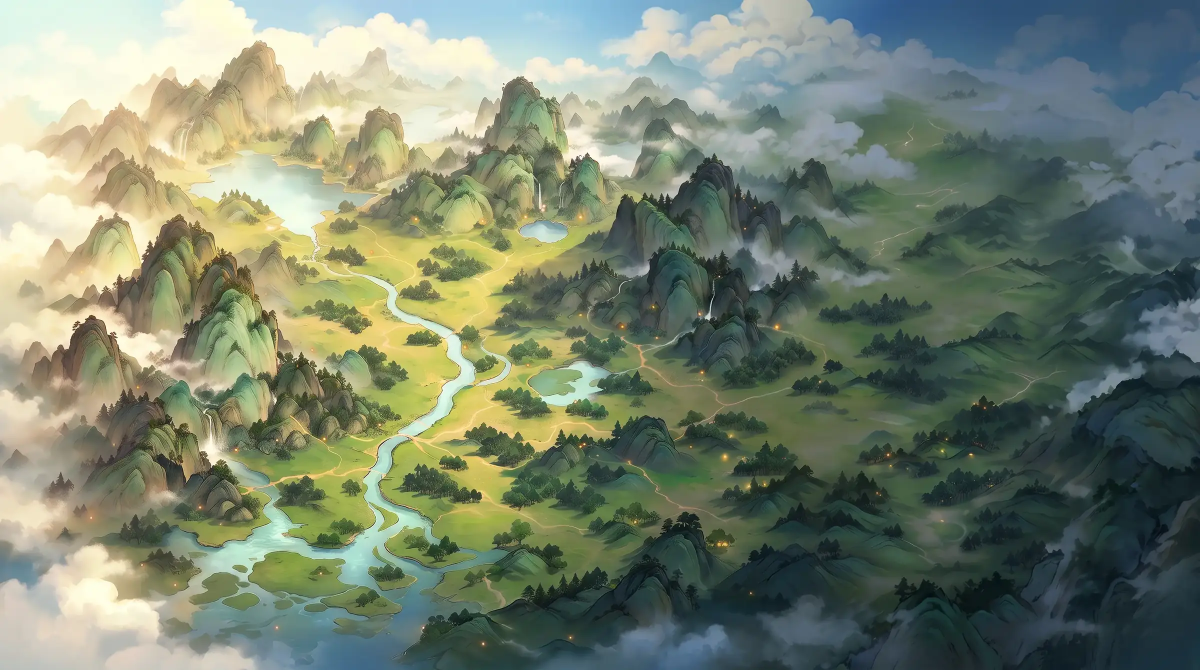
#> input picture src/assets/ban-do/Summer-day.webp, 2400 x 1340 px, found by its file name (shown at 1/2 size)
$ python dia_hinh.py ../src/assets/ban-do/Summer-day.webp
#> lines starting #> are read from the running program, lines starting #| are printed output that depends on the picture; after the words box and inside, x2 and y2 are one past the last pixel; in counts of white or black regions, pixels touching at a corner belong together
# Phân loại địa hình từng ô lục giác cho bản đồ ảnh (src/assets/ban-do).
# Nền: đo màu ảnh Summer-day (rừng tối hơn xung quanh, đồi gồ ghề); sông hồ, núi, mây: vẽ tay bằng đa giác/đường (toạ độ điểm ảnh 2752x1536).
# Chạy: python3 tools/dia_hinh.py [--xem tệp.jpg]  -> ghi src/game/core2/32-dia-hinh-du-lieu.js
import sys, math
import numpy as np
from PIL import Image, ImageFilter, ImageDraw
ROOT='src/assets/ban-do/'
WW,WH=3556,1985
HEXW=30; HEXP=HEXW*0.8660254
HCOLS=int(math.ceil(WW/HEXW)); HROWS=int((WH-HEXP*2/3)//HEXP)+1; HN=HCOLS*HROWS
# loại: 0 Vân hải (mây, không đi được), 1 Đồng bằng, 2 Rừng, 3 Đồi, 4 Núi cao, 5 Sông, 6 Hồ, 7 Đầm lầy, 8 Suối, 9 Bến đò/cầu
day=Image.open(ROOT+'Summer-day.webp').convert('RGB'); IW,IH=day.size; S=IW/WW
#> further down, day is the input picture: PIL image 2400x1340 RGB; mean R, G, B 120, 130.8, 112
A=np.asarray(day).astype(np.float32)/255; V=A.mean(2)
#> after `V = A.mean(2)`:
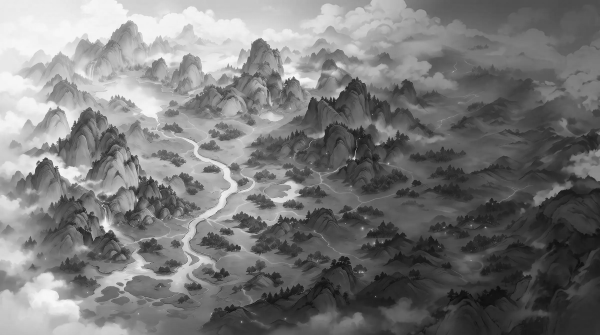
#> V: shape (1340, 2400) float32 (shown at 1/4 size); min 0, max 1, mean 0.474
Vb=np.asarray(Image.fromarray((V*255).astype(np.uint8)).filter(ImageFilter.GaussianBlur(60))).astype(np.float32)/255
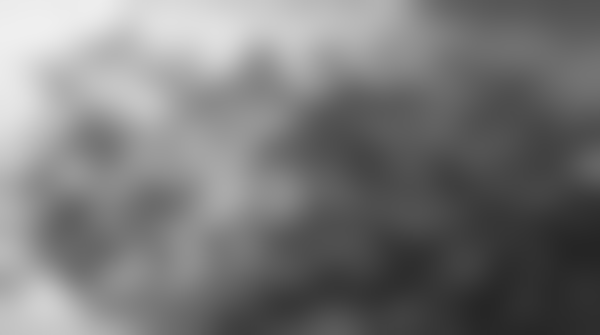
#> Vb: shape (1340, 2400) float32 (shown at 1/4 size); min 0.145, max 0.937, mean 0.473
blur=np.asarray(day.filter(ImageFilter.GaussianBlur(3))).astype(np.float32)/255; RO=np.abs(A-blur).mean(2)
def center(i):
    c=i%HCOLS; r=i//HCOLS; return ((c+0.5+(r%2)*0.5)*HEXW,(r+2/3)*HEXP)
def mask(draw_fn):
    m=Image.new('L',(IW,IH),0); draw_fn(ImageDraw.Draw(m)); return np.asarray(m)>0
#> after `draw_fn(ImageDraw.Draw(m))`:
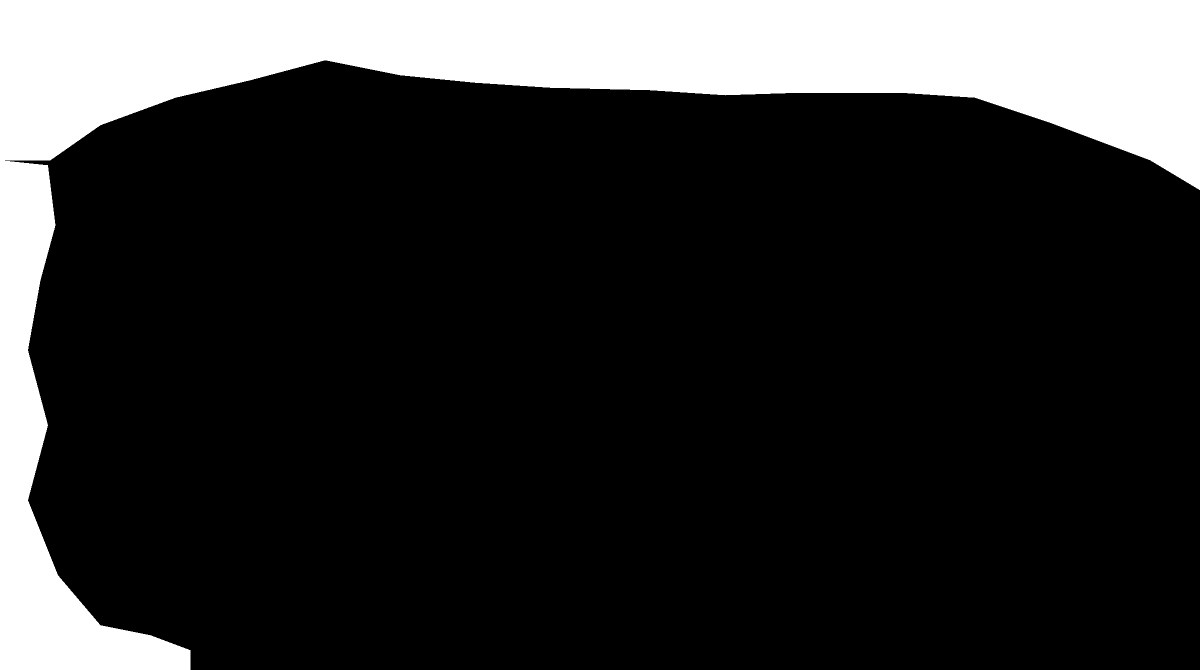
#> m: PIL image 2400x1340 L (shown at 1/2 size); values 0 (black) and 1 (white), 18.9% white; 1 white region, box (x1, y1, x2, y2) and area: (0, 0, 2400, 1340) 608689
CLOUD=[[(0,0),(2752,0),(2752,470),(2600,465),(2450,410),(2300,320),(2100,245),(1950,195),(1800,185),(1600,185),(1450,190),(1300,180),(1100,175),(950,165),(800,150),(650,120),(500,160),(350,195),(200,250),(100,320),(0,320)],
 [(0,320),(95,330),(110,450),(80,560),(55,700),(95,850),(55,1000),(115,1150),(200,1250),(300,1270),(380,1300),(380,1536),(0,1536)],
 [(1380,1536),(1400,1430),(1600,1410),(1800,1400),(2000,1430),(2000,1536)],
 [(2752,250),(2640,300),(2600,380),(2650,470),(2752,500)],[(2752,600),(2700,640),(2690,760),(2752,800)]]
MTN=[[(95,330),(330,170),(520,95),(900,135),(1000,250),(990,400),(900,445),(760,395),(700,375),(560,340),(450,410),(420,470),(320,500),(200,520),(110,520)],
 [(110,520),(320,490),(470,505),(560,555),(640,600),(690,680),(700,760),(760,800),(860,820),(905,900),(880,990),(760,1010),(640,1000),(610,1050),(625,1140),(600,1190),(450,1190),(380,1150),(300,1200),(200,1250),(115,1150),(55,1000),(95,850),(55,700),(80,560)],
 [(1060,330),(1120,215),(1200,165),(1290,210),(1320,300),(1340,400),(1300,480),(1180,490),(1060,500),(1000,450)],
 [(1300,330),(1400,175),(1500,120),(1600,195),(1700,225),(1850,235),(1950,330),(1900,470),(1950,560),(1900,640),(1800,700),(1700,790),(1600,800),(1500,850),(1400,800),(1350,700),(1360,550),(1300,480)],
 [(950,1536),(980,1420),(1100,1390),(1250,1370),(1380,1280),(1500,1260),(1620,1300),(1700,1370),(1600,1420),(1400,1430),(1380,1536)],
 [(2000,1536),(2050,1400),(2150,1320),(2350,1300),(2450,1350),(2450,1536)],
 [(2450,1536),(2450,1100),(2500,900),(2550,820),(2700,780),(2752,780),(2752,1536)],
 [(2300,560),(2450,470),(2600,500),(2752,520),(2752,800),(2550,820),(2450,700),(2350,650)]]
LAKE=[[(440,420),(470,395),(520,360),(560,345),(640,348),(700,372),(740,395),(790,420),(850,440),(878,455),(860,472),(800,472),(740,465),(700,495),(660,507),(615,492),(560,472),(505,457),(455,447)]]
ELL=[(1245,530,55,25),(1300,875,95,50)]
DELTA=[[(380,1300),(450,1225),(560,1245),(640,1215),(720,1235),(800,1250),(860,1262),(920,1290),(1000,1320),(1080,1290),(1150,1310),(1100,1360),(980,1395),(930,1440),(900,1536),(380,1536)]]
RIVER=[([(700,490),(718,540),(718,585),(745,612),(800,628),(850,648),(890,675),(905,710),(940,745),(1000,770),(1050,800),(1075,840),(1060,890),(1010,935),(950,975),(900,1010),(870,1060),(855,1110),(850,1160),(870,1200),(840,1240)],34),
 ([(1080,875),(1110,890),(1150,870),(1170,830),(1140,800),(1100,760),(1085,730)],26),
 ([(480,950),(495,1000),(530,1050),(580,1080),(610,1110),(620,1150),(600,1190),(560,1215),(500,1225)],30)]
CREEK=[([(1235,420),(1240,480),(1245,505)],14)]
BRIDGE=[(1150,860),(728,575),(850,1085),(905,712),(1068,860),(600,1105),(1000,950)]
mC=mask(lambda d:[d.polygon(p,fill=1) for p in CLOUD])
mM=mask(lambda d:[d.polygon(p,fill=1) for p in MTN])
mL=mask(lambda d:([d.polygon(p,fill=1) for p in LAKE],[d.ellipse((x-a,y-b,x+a,y+b),fill=1) for x,y,a,b in ELL]))
mD=mask(lambda d:[d.polygon(p,fill=1) for p in DELTA])
mR=mask(lambda d:[d.line(p,fill=1,width=w,joint='curve') for p,w in RIVER])
mK=mask(lambda d:[d.line(p,fill=1,width=w,joint='curve') for p,w in CREEK])
#> in mask (call 6), `draw_fn(ImageDraw.Draw(m))`:
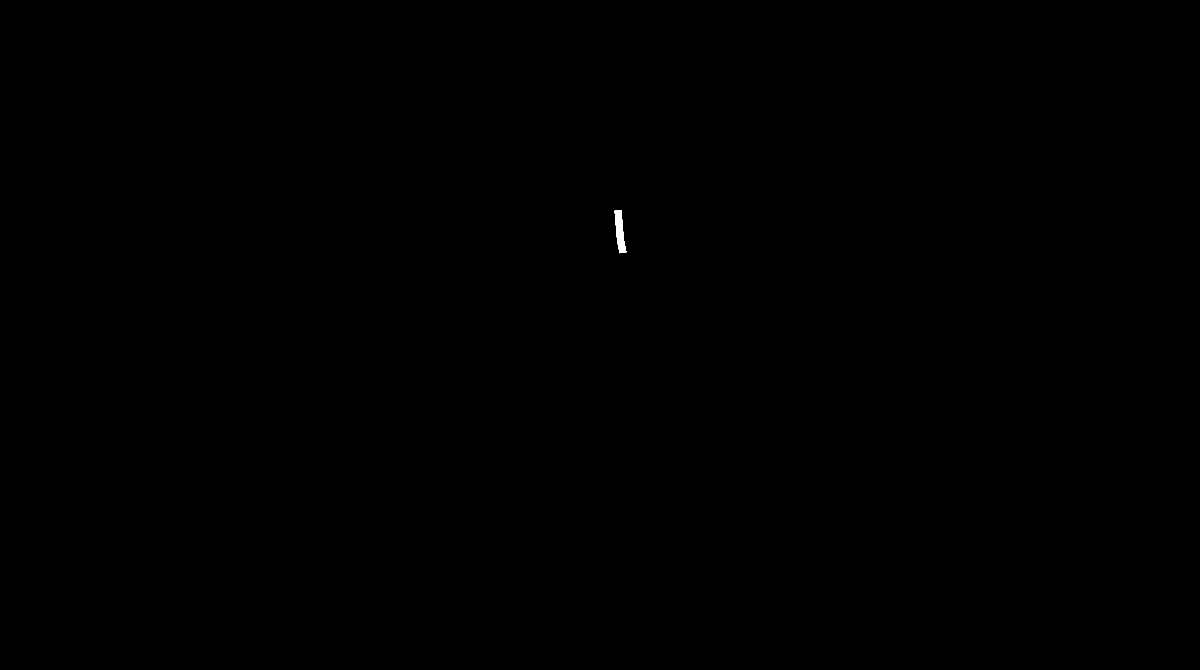
#> m: PIL image 2400x1340 L (shown at 1/2 size); values 0 (black) and 1 (white), 0.04% white; 1 white region, box (x1, y1, x2, y2) and area: (1229, 420, 1253, 507) 1195
ter=np.zeros(HN,np.uint8); elev=np.zeros(HN,np.float32)
rad=int(HEXW*0.42*S)
def frac(m,sl): return float(m[sl].mean())
for i in range(HN):
    x,y=center(i); px,py=int(x*S),int(y*S)
    x0,x1=max(0,px-rad),min(IW,px+rad+1); y0,y1=max(0,py-rad),min(IH,py+rad+1)
    if x0>=x1 or y0>=y1: ter[i]=0; continue
    sl=(slice(y0,y1),slice(x0,x1))
    v=float(V[sl].mean()); vb=float(Vb[sl].mean()); ro=float(RO[sl].mean())
    if frac(mC,sl)>0.5: t=0
    elif frac(mR,sl)>0.3: t=5
    elif frac(mL,sl)>0.45: t=6
    elif frac(mK,sl)>0.25: t=8
    elif frac(mD,sl)>0.5: t=7
    elif frac(mM,sl)>0.5: t=4 if (ro>0.025 or v<vb-0.02) else 3
    else:
        dv=v-vb
        if dv<-0.07: t=2
        elif ro>0.04 or dv<-0.035: t=3
        else: t=1
    ter[i]=t
#> this loop made 9044 passes
#> (v, vb, ro) on passes 1 to 3: (0.922, 0.924, 0.000294), (0.921, 0.925, 0.00119), (0.923, 0.925, 0.001)
# cầu, bến đò ở chỗ đường cắt sông
# [8 lines left out: function hexAt, not called in this run]
def nb(i):
    c=i%HCOLS; r=i//HCOLS; d=1 if r%2 else -1
    for x,y in ((c-1,r),(c+1,r),(c,r-1),(c+d,r-1),(c,r+1),(c+d,r+1)):
        if 0<=x<HCOLS and 0<=y<HROWS: yield y*HCOLS+x
for bx,by in BRIDGE:
    X,Y=bx/S,by/S
    for i in range(HN):
        cx,cy=center(i)
        if ter[i] in (5,6) and (cx-X)**2+(cy-Y)**2<=26**2: ter[i]=9
PASS=lambda t:t not in (0,5,6)
# vùng đất bị cô lập: nối bằng bến đò ngắn nhất
def comps():
    lab=-np.ones(HN,int); cs=[]
    for i in range(HN):
        if lab[i]>=0 or not PASS(ter[i]): continue
        st=[i]; lab[i]=len(cs); L=[i]
        while st:
            a=st.pop()
            for b in nb(a):
                if lab[b]<0 and PASS(ter[b]): lab[b]=len(cs); st.append(b); L.append(b)
        cs.append(L)
    return lab,cs
for it in range(30):
    lab,cs=comps(); main=max(range(len(cs)),key=lambda k:len(cs[k]))
    small=[k for k in range(len(cs)) if k!=main]
    if not small: break
    k=min(small,key=lambda k:-len(cs[k]))
    if len(cs[k])<4:
        for a in cs[k]: ter[a]=6 if ter[a]!=0 else 0
        continue
    # BFS qua ô nước tới vùng chính
    prev={a:None for a in cs[k]}; fr=list(cs[k]); hit=None
    while fr and hit is None:
        nx=[]
        for a in fr:
            for b in nb(a):
                if b in prev: continue
                if ter[b] in (5,6): prev[b]=a; nx.append(b)
                elif PASS(ter[b]) and lab[b]==main: prev[b]=a; hit=b; break
            if hit is not None: break
        fr=nx
    if hit is None:
        for a in cs[k]: ter[a]=0
        continue
    a=prev[hit]
    while a is not None and ter[a] in (5,6): ter[a]=9; a=prev[a]
lab,cs=comps(); print('bến đò:',int((ter==9).sum()),'vùng đất liền:',sorted([len(c) for c in cs],reverse=True)[:5])
cnt=np.bincount(ter,minlength=10); print('đếm loại:',list(cnt))
#| đếm loại: [1711, 2445, 564, 2011, 1800, 166, 167, 157, 5, 18]
s=''.join(chr(48+t) for t in ter)
open('src/game/core2/32-dia-hinh-du-lieu.js','w').write(
 '// Sinh bởi tools/dia_hinh.py từ ảnh bản đồ. Mỗi ký tự là loại địa hình một ô lục giác (hàng ngang, %d cột x %d hàng).\n'
 '// 0 Vân hải, 1 Đồng bằng, 2 Rừng, 3 Đồi, 4 Núi cao, 5 Sông, 6 Hồ, 7 Đầm lầy, 8 Suối, 9 Bến đò\n'
 'const MAP_TER=%r;\n'%(HCOLS,HROWS,s))
if '--xem' in sys.argv:
    out=sys.argv[sys.argv.index('--xem')+1]
    col=[(255,255,255),(240,230,90),(20,120,30),(170,120,60),(110,60,40),(30,90,255),(0,40,200),(90,180,170),(120,200,255),(255,0,255)]
    im=day.copy().convert('RGBA'); ov=Image.new('RGBA',im.size,(0,0,0,0)); d=ImageDraw.Draw(ov)
    for i in range(HN):
        x,y=center(i); r=HEXW*0.5*S
        d.regular_polygon((x*S,y*S,r),6,rotation=30,fill=col[ter[i]]+(110,))
    O=Image.alpha_composite(im,ov).convert("RGB"); O.resize((1376,768)).save(out,quality=85); O.crop((380,330,1200,1300)).save(out.replace(".jpg","-c.jpg"),quality=80)

$ run again, with src/assets/ban-do/Autumn-day.webp copied over src/assets/ban-do/Summer-day.webp
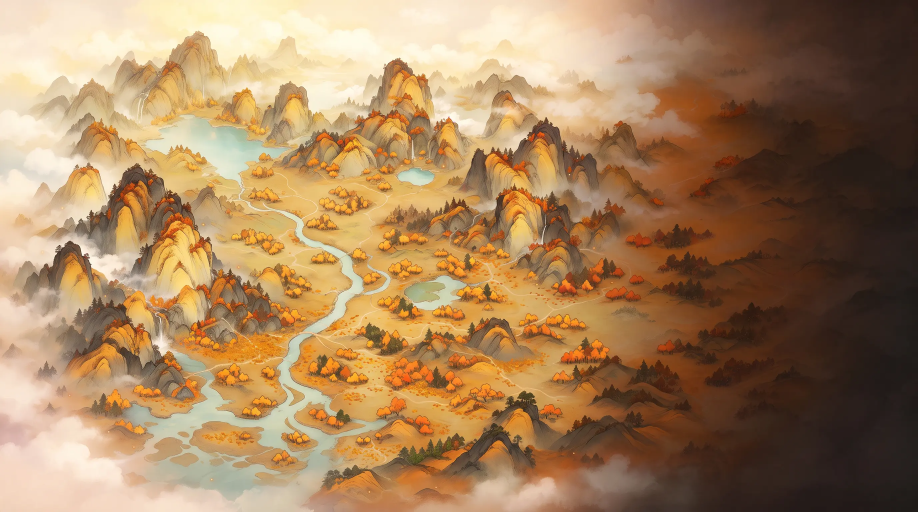
#> input picture src/assets/ban-do/Autumn-day.webp, 2752 x 1536 px, found by its file name (shown at 1/3 size)
#> day is the input picture: PIL image 2752x1536 RGB; mean R, G, B 164.4, 129.9, 92.9
#> m: PIL image 2752x1536 L; every value is 0
#> in mask, `draw_fn(ImageDraw.Draw(m))`:
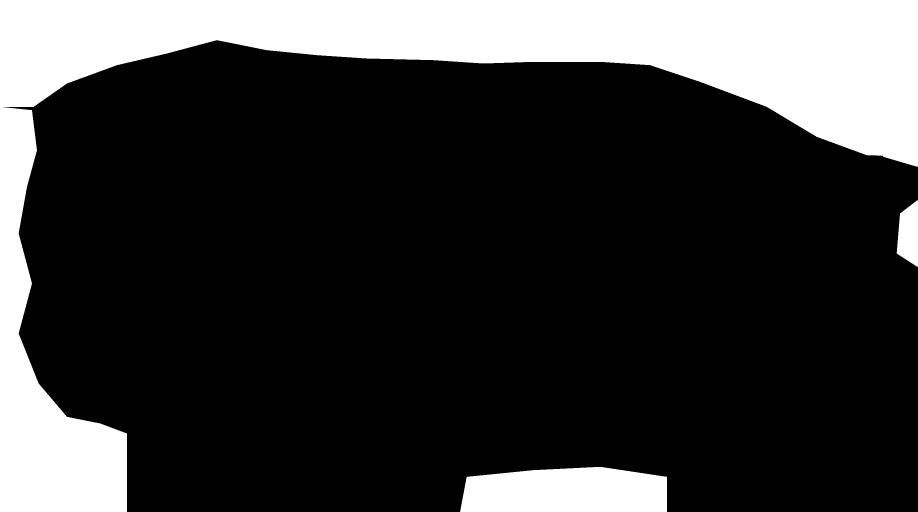
#> m: PIL image 2752x1536 L (shown at 1/3 size); values 0 (black) and 1 (white), 21.9% white; 3 white regions, box (x1, y1, x2, y2) and area: (0, 0, 2752, 1536) 841685, (1380, 1400, 2001, 1536) 74486, (2690, 601, 2752, 800) 9112
#> m: PIL image 2752x1536 L; values 0 (black) and 1 (white), 37.8% white; 4 white regions, box (x1, y1, x2, y2) and area: (55, 95, 1001, 1251) 675748, (1000, 120, 1951, 851) 406635, (2000, 470, 2752, 1536) 404075, (950, 1260, 1701, 1536) 109705
#> m: PIL image 2752x1536 L; values 0 (black) and 1 (white), 1.4% white; 3 white regions, box (x1, y1, x2, y2) and area: (440, 345, 879, 508) 39277, (1205, 825, 1396, 926) 15135, (1190, 505, 1301, 556) 4437
#> m: PIL image 2752x1536 L; values 0 (black) and 1 (white), 4.1% white; 1 white region, box (x1, y1, x2, y2) and area: (380, 1215, 1151, 1536) 174638
#> in mask (call 5), `draw_fn(ImageDraw.Draw(m))`:
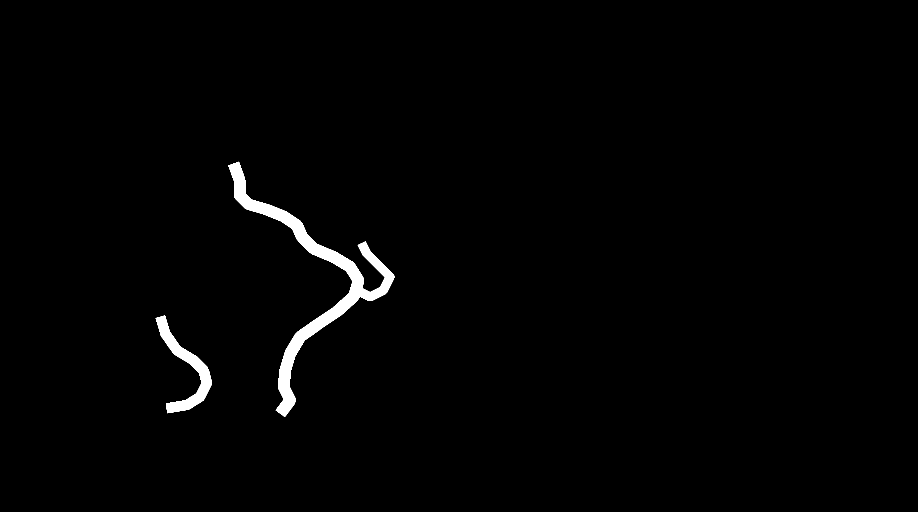
#> m: PIL image 2752x1536 L (shown at 1/3 size); values 0 (black) and 1 (white), 1.3% white; 2 white regions, box (x1, y1, x2, y2) and area: (685, 485, 1183, 1251) 42054, (467, 946, 636, 1240) 12077
#> m: PIL image 2752x1536 L; values 0 (black) and 1 (white), 0.03% white; 1 white region, box (x1, y1, x2, y2) and area: (1229, 420, 1253, 507) 1195
#> the loop `for i in range(HN):` made 9044 passes
#> (v, vb, ro) on passes 1 to 3: (0.878, 0.882, 0.000235), (0.88, 0.882, 4.35e-05), (0.877, 0.882, 0.000217)
#| đếm loại: [1975, 2089, 363, 2417, 1550, 127, 131, 371, 4, 17]
